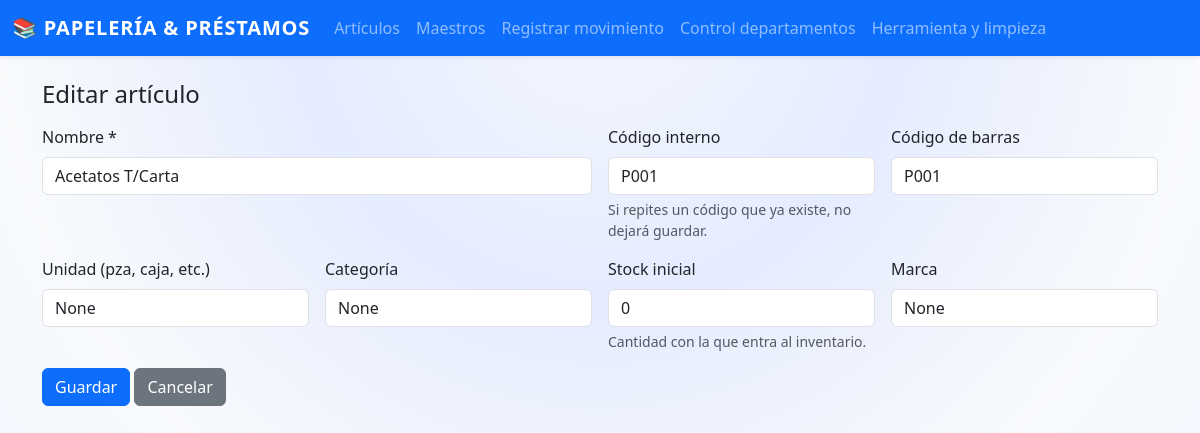
Screenshot of /articulos/1/editar with the database file from the repository.
### app.py (models this page shows, shortened)
class Articulo(db.Model):
    id = db.Column(db.Integer, primary_key=True)
    nombre = db.Column(db.String(150), nullable=False)
    codigo_interno = db.Column(db.String(50), unique=True, nullable=True)
    codigo_barras = db.Column(db.String(80), unique=True, nullable=True)
    unidad = db.Column(db.String(30), nullable=True)
    categoria = db.Column(db.String(80), nullable=True)
    marca = db.Column(db.String(80), nullable=True)
    stock_actual = db.Column(db.Integer, default=0, nullable=False)
    movimientos = db.relationship("Movimiento", backref="articulo", lazy=True)

### app.py (the view, shortened to what this page needs)
@app.route("/articulos/<int:articulo_id>/editar", methods=["GET", "POST"])
def editar_articulo(articulo_id):
    articulo = Articulo.query.get_or_404(articulo_id)
    return render_template("articulo_form.html", articulo=articulo)

### templates/articulo_form.html (shortened to what this page needs)
{% extends "base.html" %}
{% if articulo %}
  {% set page_title = "Editar artículo" %}
{% else %}
  {% set page_title = "Nuevo artículo" %}
{% endif %}
{% block content %}
<h4 class="mb-3">{{ page_title }}</h4>
<form method="post" class="row g-3">
  <div class="col-md-6">
    <label class="form-label">Nombre *</label>
    <input
      type="text"
      name="nombre"
      value="{{ articulo.nombre if articulo else '' }}"
      class="form-control"
      required
      autofocus
    />
  </div>
  <div class="col-md-3">
    <label class="form-label">Código interno</label>
    <input
      type="text"
      name="codigo_interno"
      value="{{ articulo.codigo_interno if articulo else '' }}"
      class="form-control"
      placeholder="Ej. P242 (debe ser único)"
    />
    <div class="form-text">Si repites un código que ya existe, no dejará guardar.</div>
  </div>
  <div class="col-md-3">
    <label class="form-label">Código de barras</label>
    <input
      type="text"
      name="codigo_barras"
      value="{{ articulo.codigo_barras if articulo else '' }}"
      class="form-control"
      placeholder="Puedes escanear aquí"
    />
  </div>
  <div class="col-md-3">
    <label class="form-label">Unidad (pza, caja, etc.)</label>
    <input
      type="text"
      name="unidad"
      value="{{ articulo.unidad if articulo else '' }}"
      class="form-control"
    />
  </div>
  <div class="col-md-3">
    <label class="form-label">Categoría</label>
    <input
      type="text"
      name="categoria"
      value="{{ articulo.categoria if articulo else '' }}"
      class="form-control"
    />
  </div>
  <div class="col-md-3">
    <label class="form-label">Stock inicial</label>
    <input
      type="number"
      name="stock_inicial"
      class="form-control"
      min="0"
      value="{{ articulo.stock_actual if articulo else '0' }}"
    />
    <div class="form-text">Cantidad con la que entra al inventario.</div>
  </div>
  <div class="col-md-3">
    <label class="form-label">Marca</label>
    <input
      type="text"
      name="marca"
      value="{{ articulo.marca if articulo else '' }}"
      class="form-control"
    />
  </div>
  <div class="col-12">
    <button type="submit" class="btn btn-primary">Guardar</button>
    <a href="{{ url_for('listar_articulos') }}" class="btn btn-secondary">Cancelar</a>
  </div>
</form>
{% endblock %}

### templates/base.html (style rules this page uses)
body { background: radial-gradient(circle at top, #f4f7ff 0, #e6ecff 30%, #f8fafc 60%, #edf2ff 100%); min-height: 100vh; font-family: system-ui, -apple-system, BlinkMacSystemFont, "Segoe UI", sans-serif; }

### rows the page displays
Articulo: nombre "Acetatos T/Carta", codigo_interno "P001", codigo_barras "P001", unidad "None", categoria "None", stock_inicial "0", marca "None"

### other values shown
{{ page_title }} "Editar artículo"
